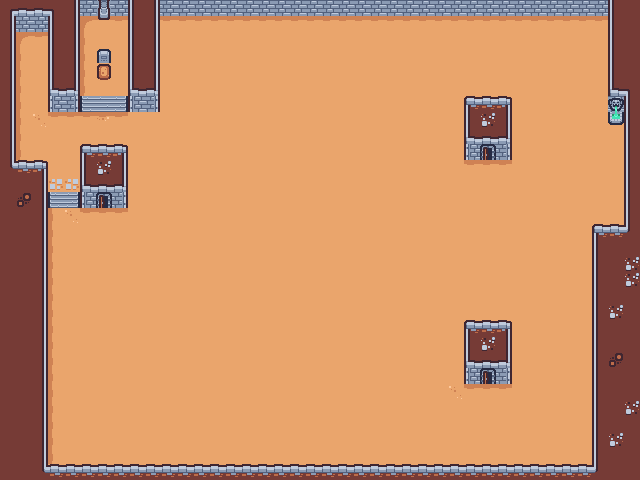

This is a level from a 2D game, rendered from its Tiled map with the project's own tilesets. A one-line summary and the map file follow, with tile-layer data summarised:
An orthogonal 40x30 tile map with 16x16 px tiles, 3 tile layers (BACKGROUND, COLLIDABLE, TRIGGERS).

<map version="1.10" tiledversion="1.11.1" orientation="orthogonal" renderorder="right-down" width="40" height="30" tilewidth="16" tileheight="16" infinite="0" nextlayerid="5" nextobjectid="3">
 <editorsettings>
  <export target="dungeon.tmj" format="json" />
 </editorsettings>
 <tileset firstgid="1" name="dungeon" tilewidth="16" tileheight="16" tilecount="132" columns="12">
  <image source="../textures/tilemap.png" width="192" height="176" />
  <tile id="30">
   <properties>
    <property name="movementCost" type="int" value="2" />
   </properties>
  </tile>
  <tile id="36">
   <properties>
    <property name="movementCost" type="int" value="2" />
   </properties>
  </tile>
  <tile id="37">
   <properties>
    <property name="movementCost" type="int" value="2" />
   </properties>
  </tile>
  <tile id="38">
   <properties>
    <property name="movementCost" type="int" value="2" />
   </properties>
  </tile>
  <tile id="39">
   <properties>
    <property name="movementCost" type="int" value="2" />
   </properties>
  </tile>
  <tile id="42">
   <properties>
    <property name="movementCost" type="int" value="1" />
   </properties>
  </tile>
  <tile id="44">
   <properties>
    <property name="movementCost" type="int" value="2" />
   </properties>
  </tile>
  <tile id="48">
   <properties>
    <property name="movementCost" type="int" value="1" />
   </properties>
  </tile>
  <tile id="49">
   <properties>
    <property name="movementCost" type="int" value="1" />
   </properties>
  </tile>
  <tile id="50">
   <properties>
    <property name="movementCost" type="int" value="1" />
   </properties>
  </tile>
  <tile id="51">
   <properties>
    <property name="movementCost" type="int" value="1" />
   </properties>
  </tile>
  <tile id="52">
   <properties>
    <property name="movementCost" type="int" value="1" />
   </properties>
  </tile>
  <tile id="53">
   <properties>
    <property name="movementCost" type="int" value="1" />
   </properties>
  </tile>
 </tileset>
 <layer id="1" name="BACKGROUND" class="BACKGROUND" width="40" height="30">
  <properties>
   <property name="renderOrder" type="int" value="0" />
  </properties>
  <data>[1200 cells, 1038 non-empty, 13 distinct tile ids]</data>
 </layer>
 <layer id="2" name="COLLIDABLE" class="COLLIDABLE" width="40" height="30">
  <properties>
   <property name="renderOrder" type="int" value="1" />
  </properties>
  <data>[1200 cells, 196 non-empty, 20 distinct tile ids]</data>
 </layer>
 <layer id="3" name="TRIGGERS" class="TRIGGERS" width="40" height="30">
  <properties>
   <property name="renderOrder" type="int" value="1" />
  </properties>
  <data>[1200 cells, 3 non-empty, 1 distinct tile ids]</data>
 </layer>
</map>
